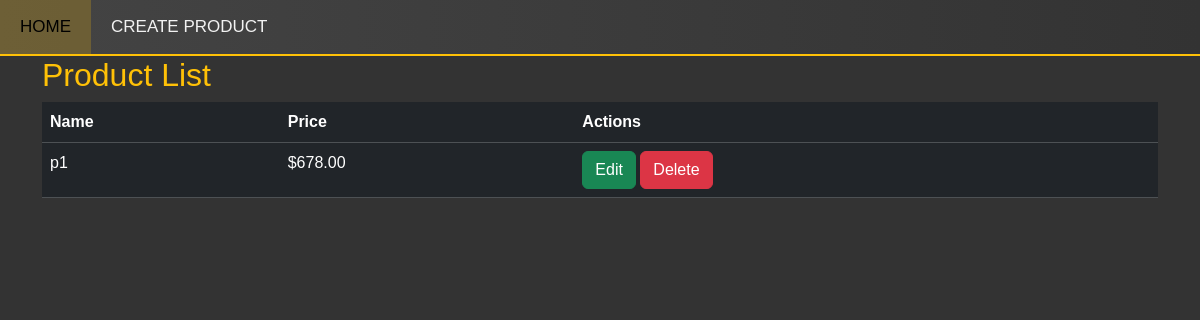
The app's page /products/list-product/, older data.
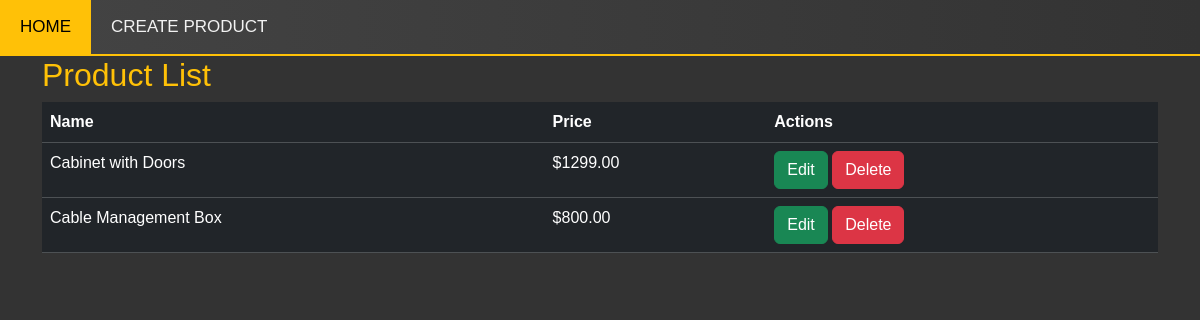
The same page, newer data.
### product_app/models.py (models this page shows, shortened)
class Product(models.Model):
    name = models.CharField(max_length=255)
    description = models.TextField(blank=True, null=True)
    price = models.DecimalField(max_digits=10, decimal_places=2)
    created_at = models.DateTimeField(auto_now_add=True)

### product_app/views.py (the view)
# urls.py: path('list-product/', product_list_view, name='list_product'),
def product_list_view(request):
    products = Product.objects.all()
    context = {
        'products':products,
    }
    return render(request, 'product_list.html', context)

### product_app/templates/product_list.html (shortened to what this page needs)
{% load static %}
<!DOCTYPE html>
<html>
<head>
    {% load bootstrap5 %}
    {% bootstrap_css %}
    <link rel="stylesheet" href="{% static 'style/product_list.css' %}">
</head>
<body>
<div class="topnav">
    <a href="{% url 'home' %}">HOME</a>
    <a href="{% url 'create_product' %}">CREATE PRODUCT</a>
</div>
<div class="container">
    <h2>Product List</h2>
    <table class="table table-dark">
        <thead>
            <tr>
                <th>Name</th>
                <th>Price</th>
                <th>Actions</th>
            </tr>
        </thead>
        <tbody>
            {% for product in products %}
            <tr>
                <td>{{ product.name }}</td>
                <td>${{ product.price }}</td>
                <td>
                    <a href="{% url 'update_product' product.id %}" class="btn btn-success">Edit</a>
                    <a href="{% url 'delete_product' product.id %}" class="btn btn-danger" onclick="return confirm('Are you sure?');">Delete</a>
                </td>
            </tr>
            {% endfor %}
        </tbody>
    </table>
</div>
</body>
</html>

Row changes from the older to the newer data that the page shows:
removed Product: name "p1", price "678.00"
added Product: name "Cabinet with Doors", price "1299.00"
added Product: name "Cable Management Box", price "800.00"
